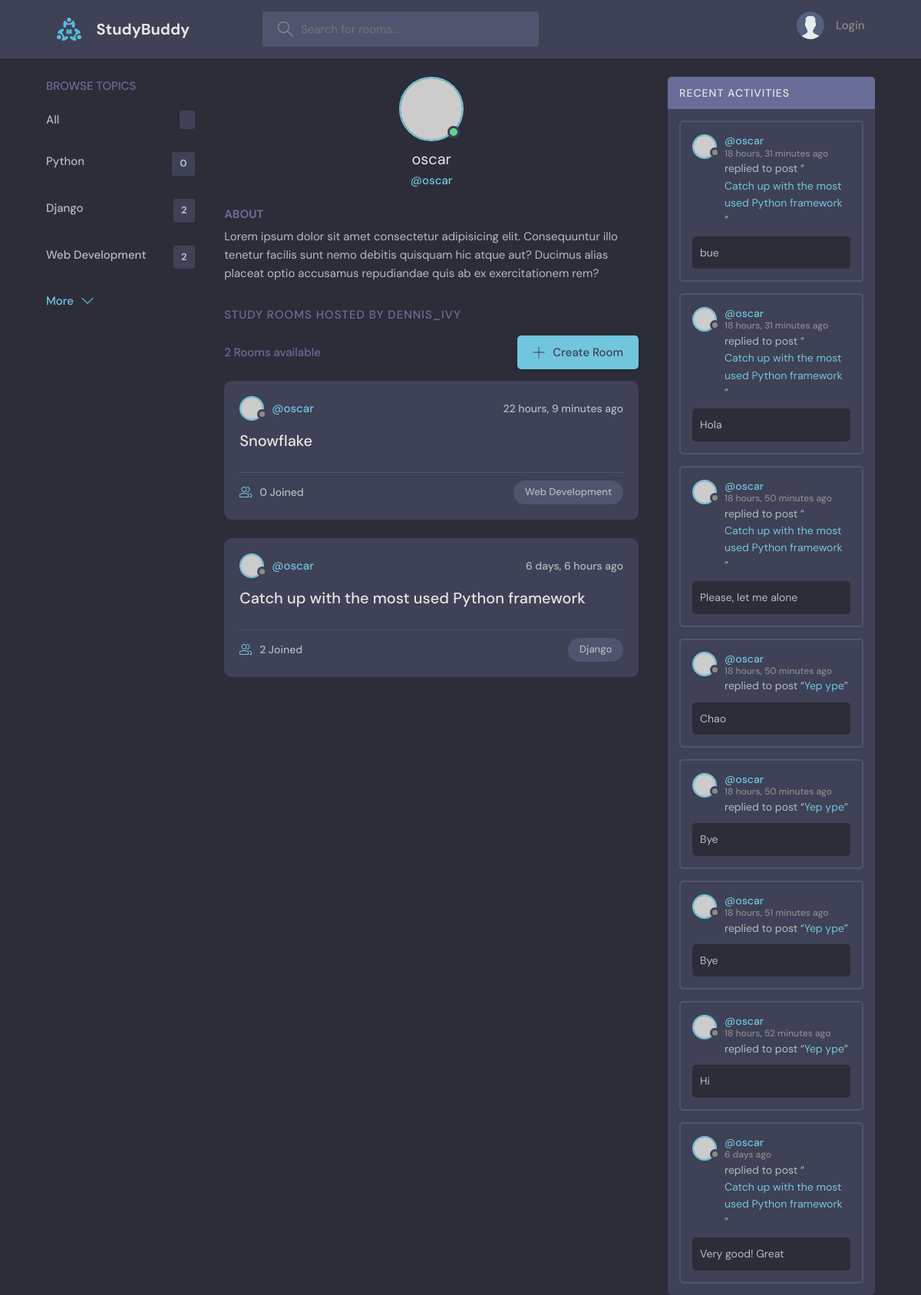
Before: /studybud/profile/1/ with the older database file.
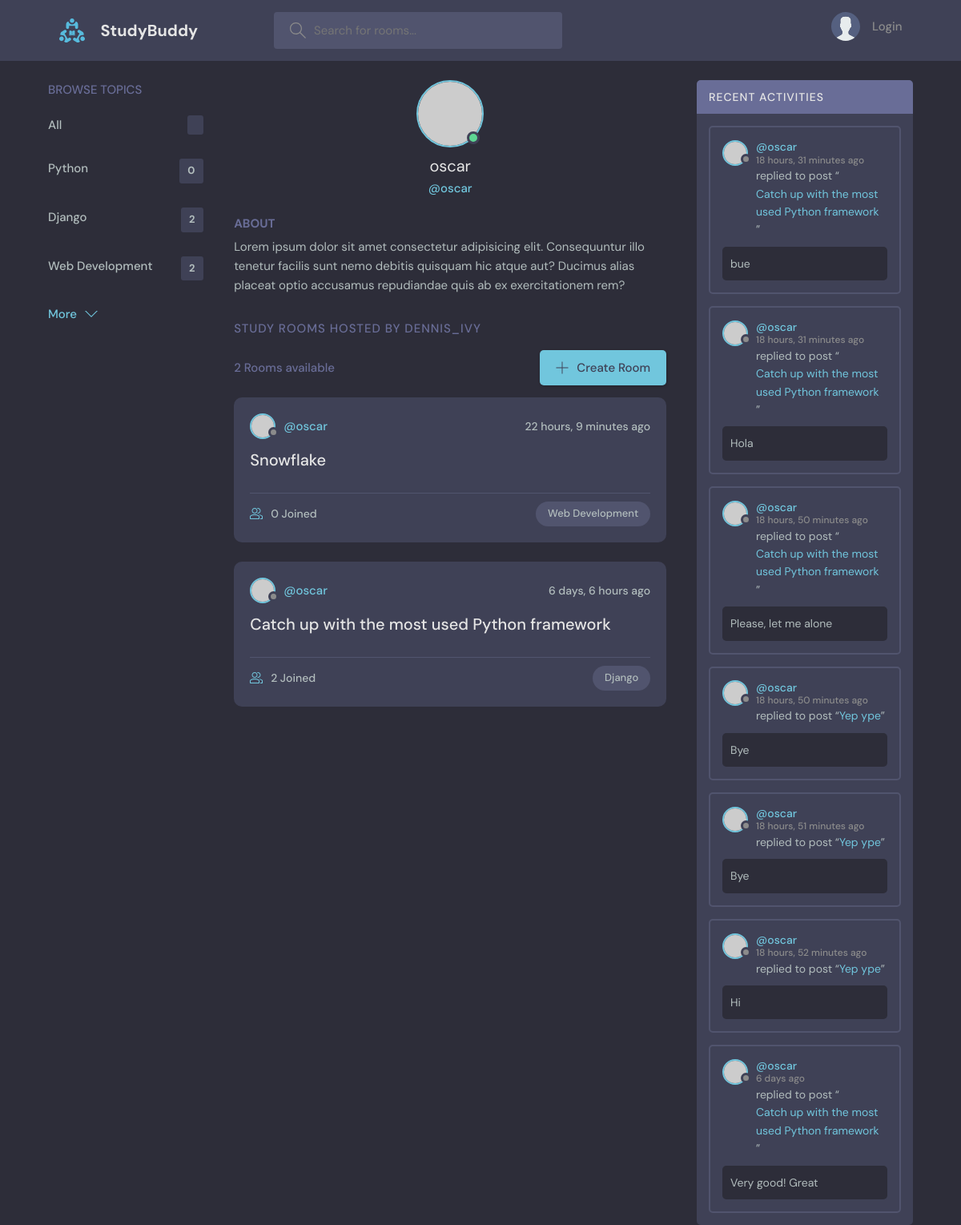
After: the same page with the newer database file.
### studybud/models.py (models this page shows, shortened)
class Topic(models.Model):
    name = models.CharField(max_length=200)

class Room (models.Model):
    host = models.ForeignKey(User, on_delete=models.SET_NULL, null=True)
    topic = models.ForeignKey(Topic, on_delete=models.SET_NULL, null=True) # when the room is deleted we still mantain the rooms
    name = models.CharField(max_length=200)
    description = models.TextField(null=True, blank=True)
    participants = models.ManyToManyField(User, related_name='participants', blank=True)
    updated = models.DateTimeField(auto_now=True) #updates the timestamp for every change
    created = models.DateTimeField(auto_now_add=True) #only takes the timestamp when we create the instance
    class Meta:
        ordering = ['-updated', '-created'] # the negative in front means reverse

class Message(models.Model):
    user = models.ForeignKey(User, on_delete=models.CASCADE)
    room = models.ForeignKey(Room, on_delete=models.CASCADE)
    body = models.TextField()
    updated = models.DateTimeField(auto_now=True)
    created = models.DateTimeField(auto_now_add=True)
    class Meta:
        ordering = ['-updated', '-created'] # the negative in front means reverse

### studybud/views.py (the view)
def user_profile(request, pk):
        user = User.objects.get(id=pk)
        rooms = user.room_set.all()
        room_messages = user.message_set.all()
        topics = Topic.objects.all()
        context = {'user':user, 'rooms': rooms, 'room_messages':room_messages, 'topics': topics}
        return render(request, 'profile.html', context)

### studybud/templates/profile.html (shortened to what this page needs)
{% extends 'main.html' %}
{% block content %}
  <main class="profile-page layout layout--3">
    <div class="container">
      {% include 'topics_component.html' %}
      <div class="roomList">
        <div class="profile">
          <div class="profile__avatar">
            <div class="avatar avatar--large active">
              <img src="https://randomuser.me/api/portraits/men/11.jpg" />
            </div>
          </div>
          <div class="profile__info">
            <h3>{{user.username}}</h3>
            <p>@{{user.username}}</p>
          </div>
          <div class="profile__about">
            <h3>About</h3>
            <p>
              Lorem ipsum dolor sit amet consectetur adipisicing elit. Consequuntur illo tenetur
              facilis sunt nemo debitis quisquam hic atque aut? Ducimus alias placeat optio
              accusamus repudiandae quis ab ex exercitationem rem?
            </p>
          </div>
        </div>
        <div class="roomList__header">
          <div>
            <h2>Study Rooms Hosted by dennis_ivy</a>
            </h2>
          </div>
        </div>
        {% include 'feed_component.html' %}
      </div>
      {% include 'activity_component.html' %}
    </div>
  </main>
{% endblock content %}

### studybud/templates/topics_component.html
<div class="topics">
    <div class="topics__header">
      <h2>Browse Topics</h2>
    </div>
    <ul class="topics__list">
      <li>
        <a href="{% url 'home'%}">All <span>{{total_rooms}}</span></a>
      </li>
        {% for topic in topics %}
        <li>
            <a href="{% url 'home'%}?q-topic={{topic.name}}">{{topic.name}} <span>{{topic.room_set.all.count}}</span></a>
        </li>
        {% endfor %}
    </ul>
    <a class="btn btn--link" href="topics.html">
      More
      <svg version="1.1" xmlns="http://www.w3.org/2000/svg" width="32" height="32" viewBox="0 0 32 32">
        <title>chevron-down</title>
        <path d="M16 21l-13-13h-3l16 16 16-16h-3l-13 13z"></path>
      </svg>
    </a>
</div>

### studybud/templates/feed_component.html (shortened to what this page needs)
<div class="roomList">
  <div class="roomList__header">
    <div>
      <p>{{rooms.count}} Rooms available</p>
    </div>
    <a class="btn btn--main" href="{% url 'create-room' %}">
      <svg version="1.1" xmlns="http://www.w3.org/2000/svg" width="32" height="32" viewBox="0 0 32 32">
        <title>add</title>
        <path d="M16.943 0.943h-1.885v14.115h-14.115v1.885h14.115v14.115h1.885v-14.115h14.115v-1.885h-14.115v-14.115z">
        </path>
      </svg>
      Create Room
    </a>
  </div>
  {% for room in rooms %}
  <div class="roomListRoom">
    <div class="roomListRoom__header">
      <a href="{% url 'user-profile' room.host.id %}" class="roomListRoom__author">
        <div class="avatar avatar--small">
          <img src="https://randomuser.me/api/portraits/women/11.jpg" />
        </div>
        <span>@{{room.host.username}}</span>
      </a>
      <div class="roomListRoom__actions">
        <span>{{room.created | timesince}} ago</span>
      </div>
    </div>
    <div class="roomListRoom__content">
      <a href="{% url 'room' room.id %}">{{room.name}}</a>
    </div>
    <div class="roomListRoom__meta">
      <a href="{% url 'room' room.id %}" class="roomListRoom__joined">
        {{room.participants.all.count}} Joined
      </a>
      <p class="roomListRoom__topic">{{room.topic.name}}</p>
    </div>
  </div>
  {% endfor %}
</div>

### studybud/templates/activity_component.html (shortened to what this page needs)
<div class="activities">
    <div class="activities__header">
      <h2>Recent Activities</h2>
    </div>
    {% for message in room_messages %}
    <div class="activities__box">
      <div class="activities__boxHeader roomListRoom__header">
        <a href="{% url 'user-profile' message.user.id %}" class="roomListRoom__author">
          <div class="avatar avatar--small">
            <img src="https://randomuser.me/api/portraits/women/11.jpg" />
          </div>
          <p>
            @{{message.user}}
            <span>{{message.created|timesince}} ago</span>
          </p>
        </a>
      </div>
      <div class="activities__boxContent">
        <p>replied to post “<a href="{% url 'room' message.room.id %}">{{message.room.name}}</a>”</p>
        <div class="activities__boxRoomContent">
          {{message.body}}
        </div>
      </div>
    </div>
    {% endfor %}
  </div>

Changed rows visible on the page:
removed Message: user "oscar", created "18 hours, 50 minutes", room.name "Yep ype", body "Chao"
